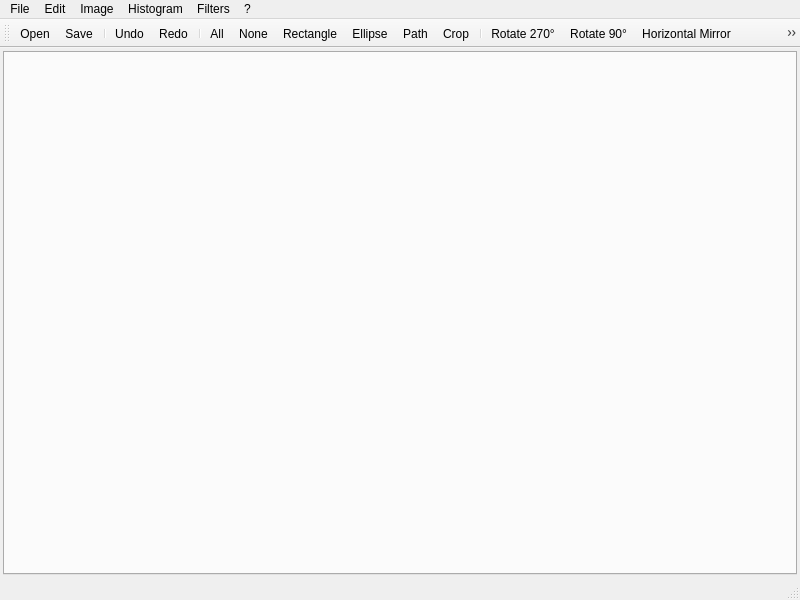
<?xml version="1.0" encoding="UTF-8"?>
<ui version="4.0">
 <class>MainWindow</class>
 <widget class="QMainWindow" name="MainWindow">
  <property name="geometry">
   <rect>
    <x>0</x>
    <y>0</y>
    <width>800</width>
    <height>600</height>
   </rect>
  </property>
  <property name="sizePolicy">
   <sizepolicy hsizetype="Expanding" vsizetype="Expanding">
    <horstretch>0</horstretch>
    <verstretch>0</verstretch>
   </sizepolicy>
  </property>
  <property name="windowTitle">
   <string>KFiltre</string>
  </property>
  <property name="layoutDirection">
   <enum>Qt::LeftToRight</enum>
  </property>
  <property name="autoFillBackground">
   <bool>false</bool>
  </property>
  <property name="dockNestingEnabled">
   <bool>false</bool>
  </property>
  <widget class="QWidget" name="centralWidget">
   <property name="sizePolicy">
    <sizepolicy hsizetype="Expanding" vsizetype="Expanding">
     <horstretch>0</horstretch>
     <verstretch>0</verstretch>
    </sizepolicy>
   </property>
   <layout class="QGridLayout" name="gridLayout">
    <property name="margin">
     <number>3</number>
    </property>
    <property name="horizontalSpacing">
     <number>6</number>
    </property>
    <item row="0" column="0">
     <layout class="QVBoxLayout" name="verticalLayout_2">
      <property name="sizeConstraint">
       <enum>QLayout::SetMaximumSize</enum>
      </property>
      <item>
       <widget class="QTabWidget" name="tabWidget">
        <property name="sizePolicy">
         <sizepolicy hsizetype="Expanding" vsizetype="Expanding">
          <horstretch>0</horstretch>
          <verstretch>0</verstretch>
         </sizepolicy>
        </property>
        <property name="currentIndex">
         <number>-1</number>
        </property>
        <property name="tabsClosable">
         <bool>false</bool>
        </property>
        <property name="movable">
         <bool>true</bool>
        </property>
       </widget>
      </item>
     </layout>
    </item>
   </layout>
  </widget>
  <widget class="QMenuBar" name="menuBar">
   <property name="geometry">
    <rect>
     <x>0</x>
     <y>0</y>
     <width>800</width>
     <height>25</height>
    </rect>
   </property>
   <widget class="QMenu" name="menuFile">
    <property name="title">
     <string>File</string>
    </property>
    <addaction name="actionOpen"/>
    <addaction name="actionSave"/>
    <addaction name="actionSave_as"/>
    <addaction name="separator"/>
    <addaction name="actionClose"/>
   </widget>
   <widget class="QMenu" name="menuImage">
    <property name="title">
     <string>Image</string>
    </property>
    <addaction name="actionCrop"/>
    <addaction name="actionGrayscale"/>
    <addaction name="actionFusion"/>
    <addaction name="actionResize"/>
    <addaction name="separator"/>
    <addaction name="actionVertical_Resize"/>
    <addaction name="actionHorizontal_Resize"/>
    <addaction name="separator"/>
    <addaction name="actionRotate_90"/>
    <addaction name="actionRotate_270"/>
    <addaction name="actionVertical_Mirror"/>
    <addaction name="actionHorizontal_Mirror"/>
   </widget>
   <widget class="QMenu" name="menuHistogram">
    <property name="title">
     <string>Histogram</string>
    </property>
    <addaction name="actionRGB"/>
    <addaction name="actionYUV"/>
    <addaction name="actionEqualize"/>
    <addaction name="actionNormalize"/>
   </widget>
   <widget class="QMenu" name="menuFilters">
    <property name="title">
     <string>Filters</string>
    </property>
    <addaction name="actionBlur"/>
    <addaction name="actionNegative"/>
    <addaction name="actionPaint"/>
    <addaction name="actionSmooth"/>
    <addaction name="separator"/>
    <addaction name="actionEdge_Detection"/>
    <addaction name="actionEdge_Enhancement"/>
    <addaction name="separator"/>
    <addaction name="actionCustom"/>
    <addaction name="separator"/>
   </widget>
   <widget class="QMenu" name="menu">
    <property name="title">
     <string>?</string>
    </property>
    <addaction name="actionAbout_us"/>
   </widget>
   <widget class="QMenu" name="menuEdit">
    <property name="title">
     <string>Edit</string>
    </property>
    <widget class="QMenu" name="menuSelect">
     <property name="title">
      <string>Select</string>
     </property>
     <addaction name="actionSelect_all"/>
     <addaction name="actionNone"/>
     <addaction name="actionRectangle"/>
     <addaction name="actionEllipse"/>
     <addaction name="actionPath"/>
    </widget>
    <addaction name="actionUndo"/>
    <addaction name="actionRedo"/>
    <addaction name="menuSelect"/>
   </widget>
   <addaction name="menuFile"/>
   <addaction name="menuEdit"/>
   <addaction name="menuImage"/>
   <addaction name="menuHistogram"/>
   <addaction name="menuFilters"/>
   <addaction name="menu"/>
  </widget>
  <widget class="QStatusBar" name="statusBar"/>
  <widget class="QToolBar" name="toolBar">
   <property name="sizePolicy">
    <sizepolicy hsizetype="Preferred" vsizetype="Fixed">
     <horstretch>0</horstretch>
     <verstretch>0</verstretch>
    </sizepolicy>
   </property>
   <property name="cursor">
    <cursorShape>ArrowCursor</cursorShape>
   </property>
   <property name="windowTitle">
    <string>toolBar</string>
   </property>
   <property name="allowedAreas">
    <set>Qt::AllToolBarAreas</set>
   </property>
   <attribute name="toolBarArea">
    <enum>TopToolBarArea</enum>
   </attribute>
   <attribute name="toolBarBreak">
    <bool>false</bool>
   </attribute>
   <addaction name="actionOpen"/>
   <addaction name="actionSave"/>
   <addaction name="separator"/>
   <addaction name="actionUndo"/>
   <addaction name="actionRedo"/>
   <addaction name="separator"/>
   <addaction name="actionSelect_all"/>
   <addaction name="actionNone"/>
   <addaction name="actionRectangle"/>
   <addaction name="actionEllipse"/>
   <addaction name="actionPath"/>
   <addaction name="actionCrop"/>
   <addaction name="separator"/>
   <addaction name="actionRotate_270"/>
   <addaction name="actionRotate_90"/>
   <addaction name="actionHorizontal_Mirror"/>
   <addaction name="actionVertical_Mirror"/>
  </widget>
  <action name="actionOpen">
   <property name="checkable">
    <bool>false</bool>
   </property>
   <property name="icon">
    <iconset>
     <normaloff>icons/document-open.png</normaloff>icons/document-open.png</iconset>
   </property>
   <property name="text">
    <string>Open...</string>
   </property>
   <property name="iconText">
    <string>Open</string>
   </property>
   <property name="toolTip">
    <string>Open</string>
   </property>
   <property name="shortcut">
    <string>Ctrl+O</string>
   </property>
   <property name="visible">
    <bool>true</bool>
   </property>
   <property name="menuRole">
    <enum>QAction::TextHeuristicRole</enum>
   </property>
   <property name="iconVisibleInMenu">
    <bool>true</bool>
   </property>
  </action>
  <action name="actionSave">
   <property name="icon">
    <iconset>
     <normaloff>icons/document-save.png</normaloff>icons/document-save.png</iconset>
   </property>
   <property name="text">
    <string>Save</string>
   </property>
   <property name="toolTip">
    <string>Save</string>
   </property>
   <property name="shortcut">
    <string>Ctrl+S</string>
   </property>
  </action>
  <action name="actionClose">
   <property name="text">
    <string>Close</string>
   </property>
   <property name="toolTip">
    <string>Close</string>
   </property>
   <property name="shortcut">
    <string>Ctrl+Q</string>
   </property>
  </action>
  <action name="actionCrop">
   <property name="icon">
    <iconset>
     <normaloff>icons/transform-crop.png</normaloff>icons/transform-crop.png</iconset>
   </property>
   <property name="text">
    <string>Crop</string>
   </property>
   <property name="shortcut">
    <string>Ctrl+X</string>
   </property>
  </action>
  <action name="actionGrayscale">
   <property name="checked">
    <bool>false</bool>
   </property>
   <property name="icon">
    <iconset>
     <normaloff>icons/layer-visible-off.png</normaloff>icons/layer-visible-off.png</iconset>
   </property>
   <property name="text">
    <string>Grayscale</string>
   </property>
  </action>
  <action name="actionFusion">
   <property name="icon">
    <iconset>
     <normaloff>icons/insert-image.png</normaloff>icons/insert-image.png</iconset>
   </property>
   <property name="text">
    <string>Fusion...</string>
   </property>
  </action>
  <action name="actionResize">
   <property name="icon">
    <iconset>
     <normaloff>icons/transform-scale.png</normaloff>icons/transform-scale.png</iconset>
   </property>
   <property name="text">
    <string>Resize...</string>
   </property>
  </action>
  <action name="actionRGB">
   <property name="icon">
    <iconset>
     <normaloff>icons/preferences-activities.png</normaloff>icons/preferences-activities.png</iconset>
   </property>
   <property name="text">
    <string>RGB</string>
   </property>
   <property name="shortcut">
    <string>Ctrl+H</string>
   </property>
  </action>
  <action name="actionNormalize">
   <property name="text">
    <string>Normalize</string>
   </property>
  </action>
  <action name="actionCustom">
   <property name="text">
    <string>Custom...</string>
   </property>
  </action>
  <action name="actionAbout_us">
   <property name="icon">
    <iconset>
     <normaloff>icons/help-about.png</normaloff>icons/help-about.png</iconset>
   </property>
   <property name="text">
    <string>About us</string>
   </property>
  </action>
  <action name="actionSave_as">
   <property name="icon">
    <iconset>
     <normaloff>icons/document-save-as.png</normaloff>icons/document-save-as.png</iconset>
   </property>
   <property name="text">
    <string>Save as...</string>
   </property>
   <property name="toolTip">
    <string>Save as</string>
   </property>
   <property name="shortcut">
    <string>Ctrl+Shift+S</string>
   </property>
  </action>
  <action name="actionYUV">
   <property name="icon">
    <iconset>
     <normaloff>icons/view-object-histogram-logarithmic.png</normaloff>icons/view-object-histogram-logarithmic.png</iconset>
   </property>
   <property name="text">
    <string>YUV</string>
   </property>
   <property name="shortcut">
    <string>Ctrl+Shift+H</string>
   </property>
  </action>
  <action name="actionSelect_all">
   <property name="icon">
    <iconset>
     <normaloff>icons/select_all.png</normaloff>icons/select_all.png</iconset>
   </property>
   <property name="text">
    <string>All</string>
   </property>
   <property name="shortcut">
    <string>Ctrl+A</string>
   </property>
  </action>
  <action name="actionNone">
   <property name="icon">
    <iconset>
     <normaloff>icons/dialog-cancel.png</normaloff>icons/dialog-cancel.png</iconset>
   </property>
   <property name="text">
    <string>None</string>
   </property>
   <property name="shortcut">
    <string>Ctrl+Shift+A</string>
   </property>
  </action>
  <action name="actionRectangle">
   <property name="icon">
    <iconset>
     <normaloff>icons/draw-rectangle.png</normaloff>icons/draw-rectangle.png</iconset>
   </property>
   <property name="text">
    <string>Rectangle</string>
   </property>
   <property name="shortcut">
    <string>R</string>
   </property>
  </action>
  <action name="actionUndo">
   <property name="icon">
    <iconset>
     <normaloff>icons/edit-undo.png</normaloff>icons/edit-undo.png</iconset>
   </property>
   <property name="text">
    <string>Undo</string>
   </property>
   <property name="shortcut">
    <string>Ctrl+Z</string>
   </property>
  </action>
  <action name="actionRedo">
   <property name="icon">
    <iconset>
     <normaloff>icons/edit-redo.png</normaloff>icons/edit-redo.png</iconset>
   </property>
   <property name="text">
    <string>Redo</string>
   </property>
   <property name="shortcut">
    <string>Ctrl+Shift+Z</string>
   </property>
  </action>
  <action name="actionBlur">
   <property name="text">
    <string>Blur</string>
   </property>
  </action>
  <action name="actionEdge_Enhancement">
   <property name="text">
    <string>Edge Enhancement</string>
   </property>
  </action>
  <action name="actionPaint">
   <property name="text">
    <string>Paint</string>
   </property>
  </action>
  <action name="actionEdge_Detection">
   <property name="text">
    <string>Edge Detection</string>
   </property>
  </action>
  <action name="actionVertical_Resize">
   <property name="text">
    <string>Smart Vertical Resize</string>
   </property>
   <property name="shortcut">
    <string>V</string>
   </property>
  </action>
  <action name="actionHorizontal_Resize">
   <property name="text">
    <string>Smart Horizontal Resize</string>
   </property>
   <property name="shortcut">
    <string>H</string>
   </property>
  </action>
  <action name="actionNegative">
   <property name="text">
    <string>Negative</string>
   </property>
  </action>
  <action name="actionSmooth">
   <property name="text">
    <string>Smooth</string>
   </property>
  </action>
  <action name="actionEqualize">
   <property name="text">
    <string>Equalize</string>
   </property>
  </action>
  <action name="actionRotate_90">
   <property name="icon">
    <iconset>
     <normaloff>icons/object-rotate-right.png</normaloff>icons/object-rotate-right.png</iconset>
   </property>
   <property name="text">
    <string>Rotate 90°</string>
   </property>
  </action>
  <action name="actionRotate_270">
   <property name="icon">
    <iconset>
     <normaloff>icons/object-rotate-left.png</normaloff>icons/object-rotate-left.png</iconset>
   </property>
   <property name="text">
    <string>Rotate 270°</string>
   </property>
  </action>
  <action name="actionVertical_Mirror">
   <property name="icon">
    <iconset>
     <normaloff>icons/object-flip-horizontal.png</normaloff>icons/object-flip-horizontal.png</iconset>
   </property>
   <property name="text">
    <string>Vertical Mirror</string>
   </property>
  </action>
  <action name="actionHorizontal_Mirror">
   <property name="icon">
    <iconset>
     <normaloff>icons/object-flip-vertical.png</normaloff>icons/object-flip-vertical.png</iconset>
   </property>
   <property name="text">
    <string>Horizontal Mirror</string>
   </property>
  </action>
  <action name="actionEllipse">
   <property name="icon">
    <iconset>
     <normaloff>icons/draw-ellipse.png</normaloff>icons/draw-ellipse.png</iconset>
   </property>
   <property name="text">
    <string>Ellipse</string>
   </property>
   <property name="shortcut">
    <string>E</string>
   </property>
  </action>
  <action name="actionPath">
   <property name="icon">
    <iconset>
     <normaloff>icons/draw-polyline.png</normaloff>icons/draw-polyline.png</iconset>
   </property>
   <property name="text">
    <string>Path</string>
   </property>
  </action>
 </widget>
 <layoutdefault spacing="6" margin="11"/>
 <resources/>
 <connections>
  <connection>
   <sender>actionClose</sender>
   <signal>triggered()</signal>
   <receiver>MainWindow</receiver>
   <slot>close()</slot>
   <hints>
    <hint type="sourcelabel">
     <x>-1</x>
     <y>-1</y>
    </hint>
    <hint type="destinationlabel">
     <x>299</x>
     <y>199</y>
    </hint>
   </hints>
  </connection>
  <connection>
   <sender>actionOpen</sender>
   <signal>triggered()</signal>
   <receiver>MainWindow</receiver>
   <slot>open()</slot>
   <hints>
    <hint type="sourcelabel">
     <x>-1</x>
     <y>-1</y>
    </hint>
    <hint type="destinationlabel">
     <x>299</x>
     <y>199</y>
    </hint>
   </hints>
  </connection>
  <connection>
   <sender>actionSave</sender>
   <signal>triggered()</signal>
   <receiver>MainWindow</receiver>
   <slot>save()</slot>
   <hints>
    <hint type="sourcelabel">
     <x>-1</x>
     <y>-1</y>
    </hint>
    <hint type="destinationlabel">
     <x>299</x>
     <y>199</y>
    </hint>
   </hints>
  </connection>
  <connection>
   <sender>actionSave_as</sender>
   <signal>triggered()</signal>
   <receiver>MainWindow</receiver>
   <slot>saveAs()</slot>
   <hints>
    <hint type="sourcelabel">
     <x>-1</x>
     <y>-1</y>
    </hint>
    <hint type="destinationlabel">
     <x>299</x>
     <y>199</y>
    </hint>
   </hints>
  </connection>
  <connection>
   <sender>actionGrayscale</sender>
   <signal>triggered()</signal>
   <receiver>MainWindow</receiver>
   <slot>toGray()</slot>
   <hints>
    <hint type="sourcelabel">
     <x>-1</x>
     <y>-1</y>
    </hint>
    <hint type="destinationlabel">
     <x>299</x>
     <y>199</y>
    </hint>
   </hints>
  </connection>
  <connection>
   <sender>actionRGB</sender>
   <signal>triggered()</signal>
   <receiver>MainWindow</receiver>
   <slot>showHistogram()</slot>
   <hints>
    <hint type="sourcelabel">
     <x>-1</x>
     <y>-1</y>
    </hint>
    <hint type="destinationlabel">
     <x>299</x>
     <y>199</y>
    </hint>
   </hints>
  </connection>
  <connection>
   <sender>actionYUV</sender>
   <signal>triggered()</signal>
   <receiver>MainWindow</receiver>
   <slot>showYUVHistogram()</slot>
   <hints>
    <hint type="sourcelabel">
     <x>-1</x>
     <y>-1</y>
    </hint>
    <hint type="destinationlabel">
     <x>299</x>
     <y>199</y>
    </hint>
   </hints>
  </connection>
  <connection>
   <sender>actionCrop</sender>
   <signal>triggered()</signal>
   <receiver>MainWindow</receiver>
   <slot>crop()</slot>
   <hints>
    <hint type="sourcelabel">
     <x>-1</x>
     <y>-1</y>
    </hint>
    <hint type="destinationlabel">
     <x>299</x>
     <y>199</y>
    </hint>
   </hints>
  </connection>
  <connection>
   <sender>actionRectangle</sender>
   <signal>triggered()</signal>
   <receiver>MainWindow</receiver>
   <slot>setRectTool()</slot>
   <hints>
    <hint type="sourcelabel">
     <x>-1</x>
     <y>-1</y>
    </hint>
    <hint type="destinationlabel">
     <x>299</x>
     <y>199</y>
    </hint>
   </hints>
  </connection>
  <connection>
   <sender>actionSelect_all</sender>
   <signal>triggered()</signal>
   <receiver>MainWindow</receiver>
   <slot>selectAll()</slot>
   <hints>
    <hint type="sourcelabel">
     <x>-1</x>
     <y>-1</y>
    </hint>
    <hint type="destinationlabel">
     <x>299</x>
     <y>199</y>
    </hint>
   </hints>
  </connection>
  <connection>
   <sender>actionNone</sender>
   <signal>triggered()</signal>
   <receiver>MainWindow</receiver>
   <slot>cancelSelection()</slot>
   <hints>
    <hint type="sourcelabel">
     <x>-1</x>
     <y>-1</y>
    </hint>
    <hint type="destinationlabel">
     <x>299</x>
     <y>199</y>
    </hint>
   </hints>
  </connection>
  <connection>
   <sender>actionUndo</sender>
   <signal>triggered()</signal>
   <receiver>MainWindow</receiver>
   <slot>undo()</slot>
   <hints>
    <hint type="sourcelabel">
     <x>-1</x>
     <y>-1</y>
    </hint>
    <hint type="destinationlabel">
     <x>299</x>
     <y>199</y>
    </hint>
   </hints>
  </connection>
  <connection>
   <sender>actionRedo</sender>
   <signal>triggered()</signal>
   <receiver>MainWindow</receiver>
   <slot>redo()</slot>
   <hints>
    <hint type="sourcelabel">
     <x>-1</x>
     <y>-1</y>
    </hint>
    <hint type="destinationlabel">
     <x>299</x>
     <y>199</y>
    </hint>
   </hints>
  </connection>
  <connection>
   <sender>actionBlur</sender>
   <signal>triggered()</signal>
   <receiver>MainWindow</receiver>
   <slot>applyBlur()</slot>
   <hints>
    <hint type="sourcelabel">
     <x>-1</x>
     <y>-1</y>
    </hint>
    <hint type="destinationlabel">
     <x>399</x>
     <y>299</y>
    </hint>
   </hints>
  </connection>
  <connection>
   <sender>actionEdge_Enhancement</sender>
   <signal>triggered()</signal>
   <receiver>MainWindow</receiver>
   <slot>applyEdgeEnhancement()</slot>
   <hints>
    <hint type="sourcelabel">
     <x>-1</x>
     <y>-1</y>
    </hint>
    <hint type="destinationlabel">
     <x>399</x>
     <y>299</y>
    </hint>
   </hints>
  </connection>
  <connection>
   <sender>actionPaint</sender>
   <signal>triggered()</signal>
   <receiver>MainWindow</receiver>
   <slot>applyPaintEffect()</slot>
   <hints>
    <hint type="sourcelabel">
     <x>-1</x>
     <y>-1</y>
    </hint>
    <hint type="destinationlabel">
     <x>399</x>
     <y>299</y>
    </hint>
   </hints>
  </connection>
  <connection>
   <sender>actionEdge_Detection</sender>
   <signal>triggered()</signal>
   <receiver>MainWindow</receiver>
   <slot>applyEdgeDetection()</slot>
   <hints>
    <hint type="sourcelabel">
     <x>-1</x>
     <y>-1</y>
    </hint>
    <hint type="destinationlabel">
     <x>399</x>
     <y>299</y>
    </hint>
   </hints>
  </connection>
  <connection>
   <sender>actionFusion</sender>
   <signal>triggered()</signal>
   <receiver>MainWindow</receiver>
   <slot>fusion()</slot>
   <hints>
    <hint type="sourcelabel">
     <x>-1</x>
     <y>-1</y>
    </hint>
    <hint type="destinationlabel">
     <x>399</x>
     <y>299</y>
    </hint>
   </hints>
  </connection>
  <connection>
   <sender>actionResize</sender>
   <signal>triggered()</signal>
   <receiver>MainWindow</receiver>
   <slot>showResizeDialog()</slot>
   <hints>
    <hint type="sourcelabel">
     <x>-1</x>
     <y>-1</y>
    </hint>
    <hint type="destinationlabel">
     <x>399</x>
     <y>299</y>
    </hint>
   </hints>
  </connection>
  <connection>
   <sender>actionNormalize</sender>
   <signal>triggered()</signal>
   <receiver>MainWindow</receiver>
   <slot>normalizeHistogram()</slot>
   <hints>
    <hint type="sourcelabel">
     <x>-1</x>
     <y>-1</y>
    </hint>
    <hint type="destinationlabel">
     <x>399</x>
     <y>299</y>
    </hint>
   </hints>
  </connection>
  <connection>
   <sender>actionVertical_Resize</sender>
   <signal>triggered()</signal>
   <receiver>MainWindow</receiver>
   <slot>smartResizeV()</slot>
   <hints>
    <hint type="sourcelabel">
     <x>-1</x>
     <y>-1</y>
    </hint>
    <hint type="destinationlabel">
     <x>399</x>
     <y>299</y>
    </hint>
   </hints>
  </connection>
  <connection>
   <sender>actionHorizontal_Resize</sender>
   <signal>triggered()</signal>
   <receiver>MainWindow</receiver>
   <slot>smartResizeH()</slot>
   <hints>
    <hint type="sourcelabel">
     <x>-1</x>
     <y>-1</y>
    </hint>
    <hint type="destinationlabel">
     <x>399</x>
     <y>299</y>
    </hint>
   </hints>
  </connection>
  <connection>
   <sender>actionSmooth</sender>
   <signal>triggered()</signal>
   <receiver>MainWindow</receiver>
   <slot>smooth()</slot>
   <hints>
    <hint type="sourcelabel">
     <x>-1</x>
     <y>-1</y>
    </hint>
    <hint type="destinationlabel">
     <x>399</x>
     <y>299</y>
    </hint>
   </hints>
  </connection>
  <connection>
   <sender>actionNegative</sender>
   <signal>triggered()</signal>
   <receiver>MainWindow</receiver>
   <slot>negative()</slot>
   <hints>
    <hint type="sourcelabel">
     <x>-1</x>
     <y>-1</y>
    </hint>
    <hint type="destinationlabel">
     <x>399</x>
     <y>299</y>
    </hint>
   </hints>
  </connection>
  <connection>
   <sender>actionCustom</sender>
   <signal>triggered()</signal>
   <receiver>MainWindow</receiver>
   <slot>showCustomDialog()</slot>
   <hints>
    <hint type="sourcelabel">
     <x>-1</x>
     <y>-1</y>
    </hint>
    <hint type="destinationlabel">
     <x>399</x>
     <y>299</y>
    </hint>
   </hints>
  </connection>
  <connection>
   <sender>actionEqualize</sender>
   <signal>triggered()</signal>
   <receiver>MainWindow</receiver>
   <slot>equalizeHistogram()</slot>
   <hints>
    <hint type="sourcelabel">
     <x>-1</x>
     <y>-1</y>
    </hint>
    <hint type="destinationlabel">
     <x>399</x>
     <y>299</y>
    </hint>
   </hints>
  </connection>
  <connection>
   <sender>actionRotate_90</sender>
   <signal>triggered()</signal>
   <receiver>MainWindow</receiver>
   <slot>rotateClockwise()</slot>
   <hints>
    <hint type="sourcelabel">
     <x>-1</x>
     <y>-1</y>
    </hint>
    <hint type="destinationlabel">
     <x>399</x>
     <y>299</y>
    </hint>
   </hints>
  </connection>
  <connection>
   <sender>actionRotate_270</sender>
   <signal>triggered()</signal>
   <receiver>MainWindow</receiver>
   <slot>rotateCounterClockwise()</slot>
   <hints>
    <hint type="sourcelabel">
     <x>-1</x>
     <y>-1</y>
    </hint>
    <hint type="destinationlabel">
     <x>399</x>
     <y>299</y>
    </hint>
   </hints>
  </connection>
  <connection>
   <sender>actionVertical_Mirror</sender>
   <signal>triggered()</signal>
   <receiver>MainWindow</receiver>
   <slot>verticalMirror()</slot>
   <hints>
    <hint type="sourcelabel">
     <x>-1</x>
     <y>-1</y>
    </hint>
    <hint type="destinationlabel">
     <x>399</x>
     <y>299</y>
    </hint>
   </hints>
  </connection>
  <connection>
   <sender>actionHorizontal_Mirror</sender>
   <signal>triggered()</signal>
   <receiver>MainWindow</receiver>
   <slot>horizontalMirror()</slot>
   <hints>
    <hint type="sourcelabel">
     <x>-1</x>
     <y>-1</y>
    </hint>
    <hint type="destinationlabel">
     <x>399</x>
     <y>299</y>
    </hint>
   </hints>
  </connection>
  <connection>
   <sender>actionEllipse</sender>
   <signal>triggered()</signal>
   <receiver>MainWindow</receiver>
   <slot>setEllipseTool()</slot>
   <hints>
    <hint type="sourcelabel">
     <x>-1</x>
     <y>-1</y>
    </hint>
    <hint type="destinationlabel">
     <x>399</x>
     <y>299</y>
    </hint>
   </hints>
  </connection>
  <connection>
   <sender>actionPath</sender>
   <signal>triggered()</signal>
   <receiver>MainWindow</receiver>
   <slot>setPathTool()</slot>
   <hints>
    <hint type="sourcelabel">
     <x>-1</x>
     <y>-1</y>
    </hint>
    <hint type="destinationlabel">
     <x>399</x>
     <y>299</y>
    </hint>
   </hints>
  </connection>
 </connections>
 <slots>
  <slot>open()</slot>
  <slot>save()</slot>
  <slot>saveAs()</slot>
  <slot>showHistogram()</slot>
  <slot>showYUVHistogram()</slot>
  <slot>toGray()</slot>
  <slot>crop()</slot>
  <slot>setRectTool()</slot>
  <slot>selectAll()</slot>
  <slot>cancelSelection()</slot>
  <slot>moveSelection()</slot>
  <slot>undo()</slot>
  <slot>redo()</slot>
  <slot>applyBlur()</slot>
  <slot>applyEdgeEnhancement()</slot>
  <slot>applyPaintEffect()</slot>
  <slot>applyEdgeDetection()</slot>
  <slot>fusion()</slot>
  <slot>showResizeDialog()</slot>
  <slot>normalizeHistogram()</slot>
  <slot>smartResizeV()</slot>
  <slot>smartResizeH()</slot>
  <slot>smooth()</slot>
  <slot>negative()</slot>
  <slot>showCustomDialog()</slot>
  <slot>equalizeHistogram()</slot>
  <slot>rotateClockwise()</slot>
  <slot>rotateCounterClockwise()</slot>
  <slot>verticalMirror()</slot>
  <slot>horizontalMirror()</slot>
  <slot>setEllipseTool()</slot>
  <slot>setPathTool()</slot>
 </slots>
</ui>
